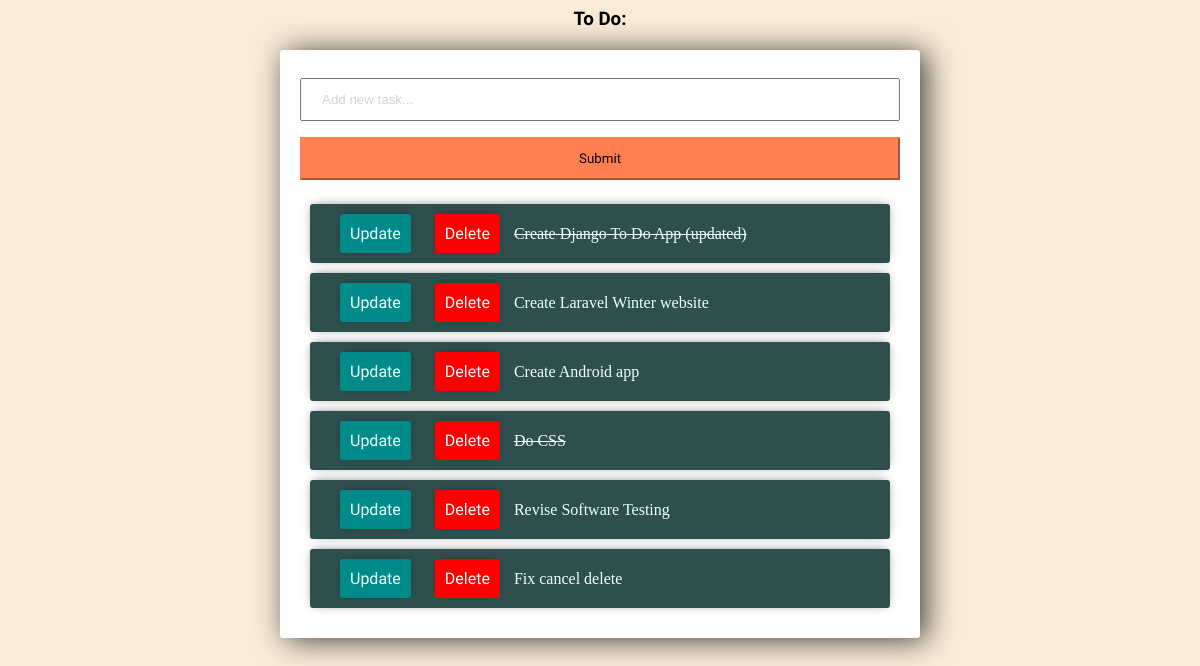
Before: / with the older database file.
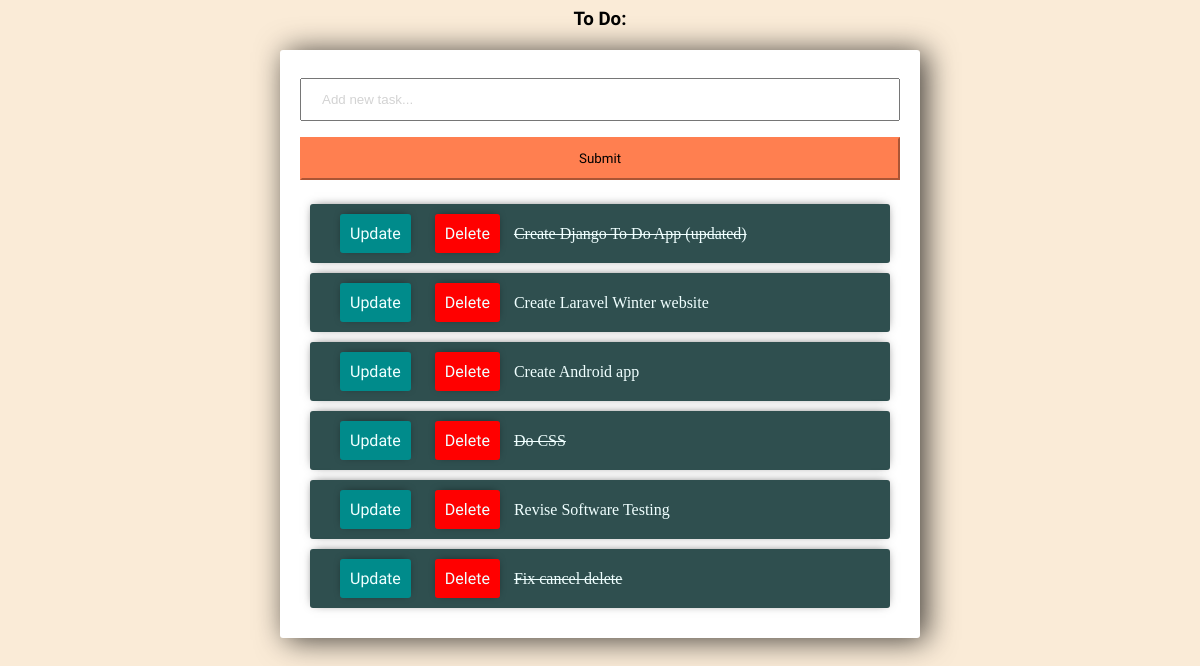
After: the same page with the newer database file.
### tasks/models.py (models this page shows)
class Task(models.Model):
    title = models.CharField(max_length=200)
    complete = models.BooleanField(default=False)
    created = models.DateTimeField(auto_now_add=True)
    def __str__(self):
        return self.title

### tasks/views.py (the view)
# urls.py: path('', views.index, name="list"),
def index(request):
    tasks = Task.objects.all()
    form = TaskForm()
    if request.method == 'POST':
        form = TaskForm(request.POST)
        if form.is_valid():
            form.save()
        return redirect('/')
    context = {'tasks':tasks, 'form':form}
    return render(request, 'tasks/list.html', context)

### tasks/forms.py
class TaskForm(forms.ModelForm):
    title = forms.CharField(widget=forms.TextInput(attrs={'placeholder':'Add new task...'}))
    class Meta:
        model = Task
        fields = '__all__'

### tasks/templates/tasks/list.html (shortened to what this page needs)
{% load static %}
<htmL>
    <head>
        <link rel="stylesheet" type="text/css" href="{% static 'css/style.css' %}" />
    </head>
    <body>
        <h3>To Do:</h3>
        <div class="centre-column">
            <form method="POST" action="/">
                {{ form.title }}
                <input class="btn-create" type="submit" name="Create Task">
            </form>
            {% for task in tasks %}
                <div class="create">
                    <a class="btn-update" href="{%  url 'update_task' task.id %}">Update</a>
                    <a class="btn-delete" href="{%  url 'delete' task.id %}">Delete</a>
                    {% if task.complete == True %}
                    <strike>{{ task }}</strike>
                    {% else %}
                    <span>{{ task }}</span>
                    {% endif %}
                </div>
            {% endfor %}
        </div>
    </body>
</htmL>

### static/css/style.css (style rules this page uses)
body { background-color: antiquewhite; }
h3 { font-family: 'Kiwi Maru', 'sans-serif'; text-align: center; }
a:link { text-decoration: none; }
input { width: 100%; padding: 12px 20px; margin: 8px 0; box-sizing: border-box; }
input::placeholder { color: #d3d3d3; }
.centre-column { width:600px; margin: 20px auto; padding:20px; background-color: #fff; border-radius: 3px; box-shadow: 6px 2px 30px 0px rgba(0,0,0,0.75); }
.create { background-color: darkslategrey; margin: 10px; padding: 20px; border-radius: 3px; color: azure; font-size: 16px; box-shadow: 0px -1px 10px -4px rgba(0,0,0,0.75); }
.btn-create { font-family: 'Kiwi Maru', 'sans-serif'; background-color: coral; border-color: coral; }
.btn-update { font-family: 'Kiwi Maru', 'sans-serif'; background-color: darkcyan; margin: 10px; padding: 10px; border-radius: 3px; color: azure; font-size: 16px; box-shadow: 0px -1px 10px -4px rgba(0,0,0,0.75); }
.btn-delete { font-family: 'Kiwi Maru', 'sans-serif'; background-color: red; margin: 10px; padding: 10px; border-radius: 3px; color: azure; font-size: 16px; box-shadow: 0px -1px 10px -4px rgba(0,0,0,0.75); }

Changed rows visible on the page:
changed Task "Fix cancel delete": complete False → True (drawn)
